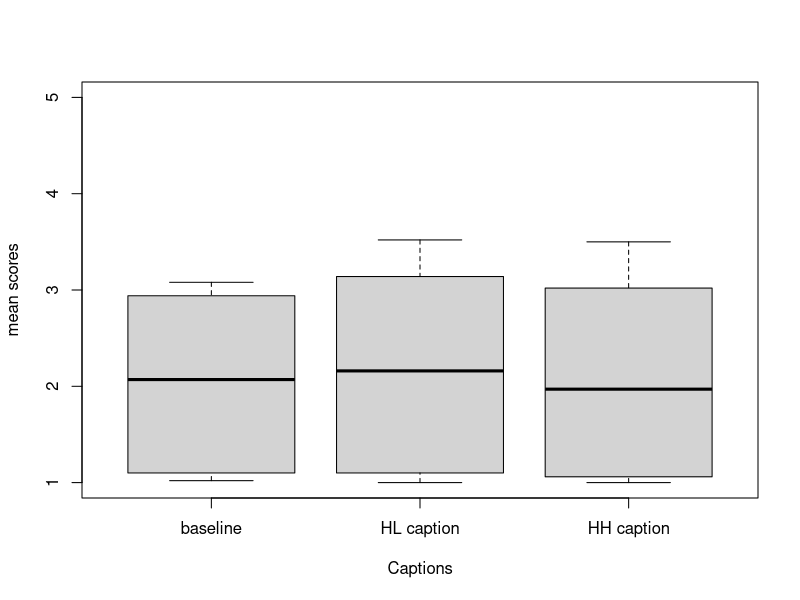
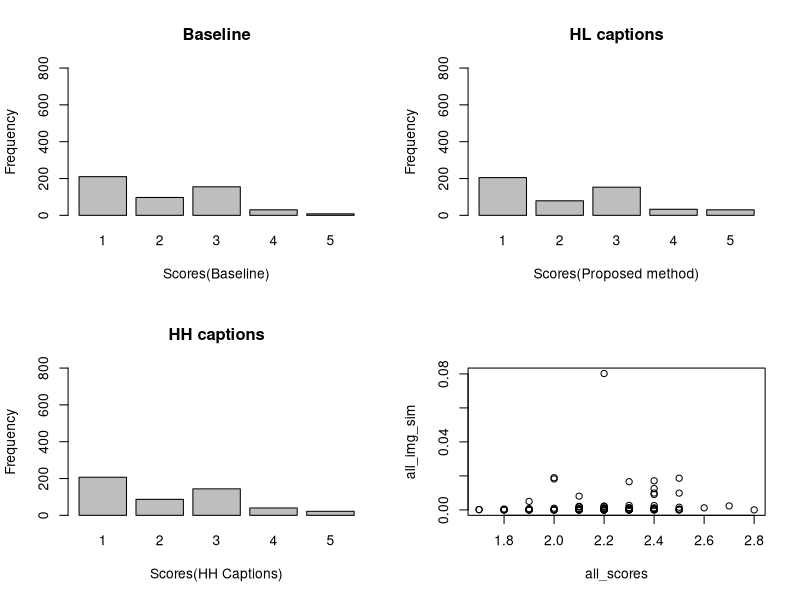
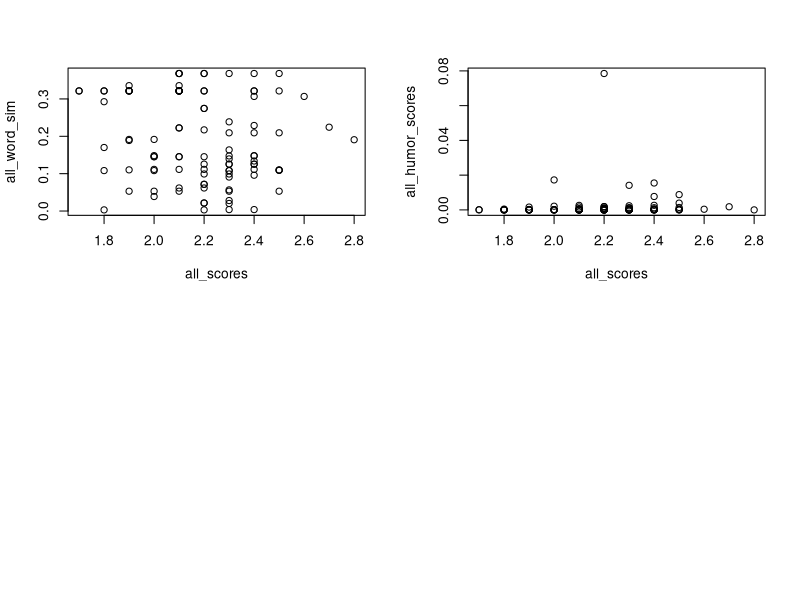
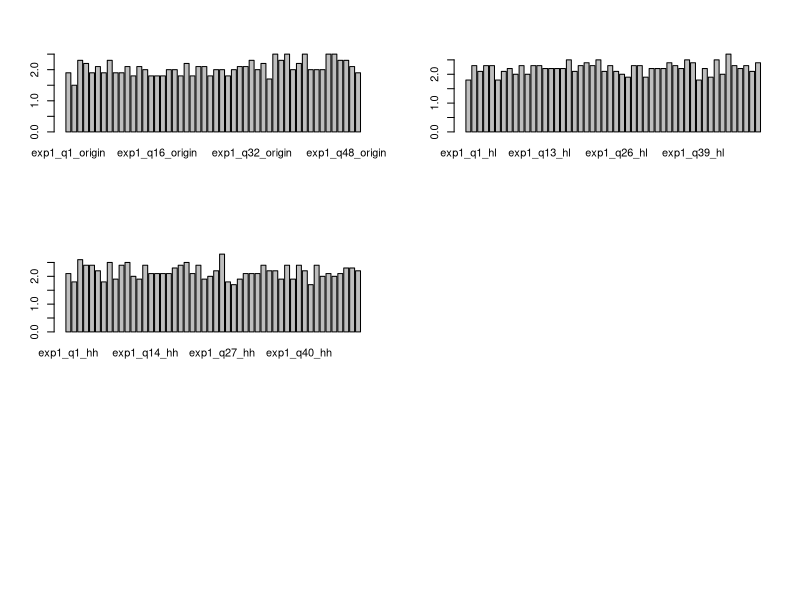

Recreate these plots in R, in order. (Note: this script raises an error after producing the figures.)
setwd('~/../../../media/matasuke/Ubuntu01/Projects/Humor_Generator/experiments/analysis/data/exp2_1/')
exp1 <- read.csv('exp1_result.csv')
pre_survey <- read.csv('pre_survey_result.csv')

proposed_data <- read.csv('experiment1.csv')
images <- proposed_data[c(2, 9:20)]

SQH_score <- apply(pre_survey[4:7], MARGIN=1, sum)
MSHS_score <- apply(pre_survey[8:11], MARGIN=1, sum)
pre_survey_scores <- cbind(pre_survey[0:3], SQH_score, MSHS_score)

# bind scores with exp1
data <- merge(pre_survey_scores, exp1, by.x=c('age', 'name', 'sex'))

#remove data which age is more than 30.
data = subset(data, data$age < 30)

# row 6 canavo and 24 REMINDER62 are seems to not to be used
#because her score distribution is not goold. scores for original caption is highter than other caps.

EXP_NUM = 50
SUBJECT_NUM=length(data[,1])
SIMS = c('origin', 'hl', 'hh')

# calculate sum of all subjects for each sims
humor_scores = data.frame(data[1:5])
for(i in SIMS){
  label = paste('cap_', i, sep="")
  score = 0
  for(j in 1:EXP_NUM){
    name = paste('exp1_q', j, '_', i, sep="")
    score = score + data[name]
  }
  colnames(score) <- label
  humor_scores = data.frame(humor_scores, score)
  #transform(humor_scores, label=score)
}

cap_scores_sum = humor_scores[6:8]
# has to validate normality.
# 大数の法則により，正規分布になっているはず

cap_scores_mean = cap_scores_sum / EXP_NUM


#mean scores by col
summary(cap_scores_mean)
each_cap_mean = apply(cap_scores_mean, MARGIN=2, mean)

#boxplot
par(mfrow=c(1,1))
boxplot(cap_scores_mean, names=c('baseline', 'HL caption', 'HH caption'), xlab="Captions", ylab="mean scores", ylim=c(1,5))


origin = cap_scores_mean$cap_origin
hl = cap_scores_mean$cap_hl
hh = cap_scores_mean$cap_hh

t.test(hl, hh, paired = TRUE)

# Two factor analysis of variance

# here just need to check difference between origin caps and hl captions.
# origin caps
origin_caps = data.frame(data[1:3])
hl_caps = data.frame(data[1:3])
hh_caps = data.frame(data[1:3])
for(i in 1:EXP_NUM){
  name = paste('exp1_q', i, '_origin', sep="")
  origin_caps = data.frame(origin_caps, data[name])
  
  name = paste('exp1_q', i, '_hl', sep="")
  hl_caps = data.frame(hl_caps, data[name])
  
  name = paste('exp1_q', i, '_hh', sep="")
  hh_caps = data.frame(hh_caps, data[name])
}


# calculate frequency of each similarities
origin_count = c()
hl_count = c()
hh_count = c()
for(i in 1:SUBJECT_NUM){
  origin_count = append(origin_count, as.numeric(origin_caps[i, 4:53]))
  hl_count = append(hl_count, as.numeric(hl_caps[i, 4:53]))
  hh_count = append(hh_count, as.numeric(hh_caps[i, 4:53]))
}
origin_freq = table(origin_count)
hl_freq = table(hl_count)
hh_freq = table(hh_count)


# create each freq barplot
par(mfrow=c(2,2))
#par(mfrow=c(1,2))
barplot(origin_freq, main="Baseline", xlab="Scores(Baseline)" , ylab="Frequency", ylim=c(0,800))
barplot(hl_freq, main="HL captions", xlab="Scores(Proposed method)" , ylab="Frequency", ylim=c(0,800))
barplot(hh_freq, main="HH captions", xlab="Scores(HH Captions)" , ylab="Frequency", ylim=c(0,800))

#friedman test and Wilcoxon signed rank test
#install.packages("exactRankTests", repos="http://cran.ism.ac.jp/")
library(exactRankTests)


#create list to collect each sims scores for all subjects.

origin_all_scores = c()
hl_all_scores = c()
hh_all_scores = c()
for(i in 4:length(origin_caps)){
  origin_all_scores = c(origin_all_scores, origin_caps[,i])
  hl_all_scores = c(hl_all_scores, hl_caps[,i])
  hh_all_scores = c(hh_all_scores, hh_caps[,i])
}



# calculate wilcox.exact by above data
wilcox.exact(x=origin_all_scores,y=hl_all_scores,paired=T)　# there is difference
wilcox.exact(x=origin_all_scores,y=hh_all_scores,paired=T)　# there is difference
wilcox.exact(x=hl_all_scores,y=hh_all_scores,paired=T) # No difference

# Original captionｔとその他提案手法を含むcaption間では有意な差が見られたため，只のキャプションを提示するよりは，
# ユーザーのユーモア受容性が向上すると明らかになった

# その他のキャプションについては，LL caption と LH caption間で5%ｓ水準で有意な差があったため，画像間類似度がユーモアの受容性に関連する
# HL captionと HH captionに関しても 1%水準で有意な差があったため，単語間類似度がユーモアの受容性に関連する

#------------------------------------------------------------------------------------------------------------------------#
# cor
hl_humor_score = images['hl_humor_score']
hl_img_sim  = images['hl_img_sim']
hl_word_sim = images['hl_word_sim']
each_hl_mean_score = as.numeric(apply(hl_caps[4:53], MARGIN=2, mean))
cor(hl_img_sim, each_hl_mean_score)
cor(hl_word_sim, each_hl_mean_score)
cor(hl_humor_score, each_hl_mean_score)

hh_humor_score = images['hh_humor_score']
hh_img_sim = images['hh_img_sim']
hh_word_sim = images['hh_word_sim']
each_hh_mean_score = as.numeric(apply(hh_caps[4:53], MARGIN=2, mean))
cor(hh_humor_score, each_hh_mean_score)
cor(hh_img_sim, each_hh_mean_score)
cor(hh_word_sim, each_hh_mean_score)


# calc scores based on img sim
all_scores <- c(each_hl_mean_score, each_hh_mean_score)
all_humor_scores <- c(hl_humor_score[,1], hh_humor_score[,1])
all_img_sim <- c(hl_img_sim[,1], hh_img_sim[,1])
all_word_sim <- c(hl_word_sim[,1], hh_word_sim[,1])
cor(all_scores, all_img_sim)
cor(all_scores, all_word_sim)
cor(all_scores, all_humor_scores)

plot(all_scores, all_img_sim)
plot(all_scores, all_word_sim)
plot(all_scores, all_humor_scores)

#-------------------------------------------------------------------------------------------------------------------#

#each mean sim scores by images.
origin_scores = apply(origin_caps[4:53], MARGIN=2, mean)
hl_scores = apply(hl_caps[4:53], MARGIN=2, mean) # q12 is max
hh_scores = apply(hh_caps[4:53], MARGIN=2, mean) # q10 is max
par(mfrow=c(3,2))
barplot(origin_scores)
barplot(hl_scores)
barplot(hh_scores)

max(hl_scores)
max(hh_scores)




#analize based on SQH and MSHS scores-----------------------------------------------------------------------------------#

#based on SQH and MSHS scores
SQH_low_group = subset(humor_scores, humor_scores$SQH_score <= 8)
SQH_high_group = subset(humor_scores, humor_scores$SQH_score >= 9)
MSHS_low_group = subset(humor_scores, humor_scores$MSHS_score <= 17)
MSHS_high_group = subset(humor_scores, humor_scores$MSHS_score >= 18)


# has to validate normality.
par(mfrow=c(2,2))

sqh_low_group_scores_mean = SQH_low_group[6:8] / EXP_NUM
SQH_low_group_mean = cbind(SQH_low_group[1:5], sqh_low_group_scores_mean)
summary(SQH_low_group_mean[6:8])
boxplot(SQH_low_group_mean[6:8], main="SQH low group", names=c('baseline', 'HL caption', 'HH caption'), xlab="Captions", ylab="mean scores")

sqh_high_group_scores_mean = SQH_high_group[6:8] / EXP_NUM
SQH_high_group_mean = cbind(SQH_high_group[1:5], sqh_high_group_scores_mean)
summary(SQH_high_group_mean[6:8])
boxplot(SQH_high_group_mean[6:8], main="SQH high group", names=c('baseline',  'HL caption', 'HH caption'), xlab="Captions", ylab="mean scores")

MSHS_low_group_scores_mean = MSHS_low_group[6:8] / EXP_NUM
MSHS_low_group_mean = cbind(MSHS_low_group[1:5], MSHS_low_group_scores_mean)
summary(MSHS_low_group_mean[6:8])
boxplot(MSHS_low_group_mean[6:8], main="MSHS low group", names=c('baseline', 'HL caption', 'HH caption'), xlab="Captions", ylab="mean scores")

MSHS_high_group_scores_mean = MSHS_high_group[6:8] / EXP_NUM
MSHS_high_group_mean = cbind(MSHS_high_group[1:5], MSHS_high_group_scores_mean)
summary(MSHS_high_group_mean[6:8])
boxplot(MSHS_high_group_mean[6:8], main="MSHS high group", names=c('baseline', 'HL caption', 'HH caption'), xlab="Captions", ylab="mean scores")


# all data based on SQH and MSHS scores
SQH_low_group_data = subset(data, data$SQH_score <= 8)
SQH_high_group_data = subset(data, data$SQH_score >= 9)
MSHS_low_group_data = subset(data, data$MSHS_score <= 15)
MSHS_high_group_data = subset(data, data$MSHS_score >= 16)


## SQH low group ---------------------------------------------------------------------------------------
#each sim mean scores per subjects
SQH_LOW_SUBJECT_NUM=length(SQH_low_group_data[,1])

SQH_low_origin_caps = data.frame(SQH_low_group_data[1:3])
SQH_low_ll_caps = data.frame(SQH_low_group_data[1:3])
SQH_low_lh_caps = data.frame(SQH_low_group_data[1:3])
SQH_low_hl_caps = data.frame(SQH_low_group_data[1:3])
SQH_low_hh_caps = data.frame(SQH_low_group_data[1:3])
for(i in 1:EXP_NUM){
  name = paste('exp1_q', i, '_origin', sep="")
  SQH_low_origin_caps = data.frame(SQH_low_origin_caps, SQH_low_group_data[name])
  
  name = paste('exp1_q', i, '_hl', sep="")
  SQH_low_hl_caps = data.frame(SQH_low_hl_caps, SQH_low_group_data[name])
  
  name = paste('exp1_q', i, '_hh', sep="")
  SQH_low_hh_caps = data.frame(SQH_low_hh_caps, SQH_low_group_data[name])
}


# calculate frequency of each similarities
SQH_low_origin_count = c()
SQH_low_hl_count = c()
SQH_low_hh_count = c()
for(i in 1:SQH_LOW_SUBJECT_NUM){
  SQH_low_origin_count = append(SQH_low_origin_count, as.numeric(SQH_low_origin_caps[i, 4:53]))
  SQH_low_hl_count = append(SQH_low_hl_count, as.numeric(SQH_low_hl_caps[i, 4:53]))
  SQH_low_hh_count = append(SQH_low_hh_count, as.numeric(SQH_low_hh_caps[i, 4:53]))
}
SQH_low_origin_freq = table(SQH_low_origin_count)
SQH_low_hl_freq = table(SQH_low_hl_count)
SQH_low_hh_freq = table(SQH_low_hh_count)


# create each freq barplot
par(mfrow=c(3,2))
#par(mfrow=c(1,2))
barplot(SQH_low_origin_freq, main="Baseline", xlab="Scores(Baseline)" , ylab="Frequency", ylim=c(0,800))
barplot(SQH_low_hl_freq, main="HL captions", xlab="Scores(Proposed method)" , ylab="Frequency", ylim=c(0,800))
barplot(SQH_low_hh_freq, main="HH captions", xlab="Scores(HH Captions)" , ylab="Frequency", ylim=c(0,800))


#create list to collect each sims scores for all subjects.

SQH_low_origin_all_scores = c()
SQH_low_hl_all_scores = c()
SQH_low_hh_all_scores = c()
for(i in 4:length(SQH_low_origin_caps)){
  SQH_low_origin_all_scores = c(SQH_low_origin_all_scores, SQH_low_origin_caps[,i])
  SQH_low_hl_all_scores = c(SQH_low_hl_all_scores, SQH_low_hl_caps[,i])
  SQH_low_hh_all_scores = c(SQH_low_hh_all_scores, SQH_low_hh_caps[,i])
}



# calculate wilcox.exact by above data
wilcox.exact(x=SQH_low_origin_all_scores,y=SQH_low_hl_all_scores,paired=T)　# there is difference
wilcox.exact(x=SQH_low_origin_all_scores,y=SQH_low_hh_all_scores,paired=T)　# there is difference
wilcox.exact(x=SQH_low_hl_all_scores,y=SQH_low_hh_all_scores,paired=T) # There is difference between hl caps and hh caps p < 0.05



#----------------------------------------------------------------------------------------------------------

## SQH high group-----------------------------------------------------------------------------------------

#each sim mean scores per subjects
SQH_HIGH_SUBJECT_NUM=length(SQH_high_group_data[,1])

SQH_high_origin_caps = data.frame(SQH_high_group_data[1:3])
SQH_high_hl_caps = data.frame(SQH_high_group_data[1:3])
SQH_high_hh_caps = data.frame(SQH_high_group_data[1:3])

for(i in 1:EXP_NUM){
  name = paste('exp1_q', i, '_origin', sep="")
  SQH_high_origin_caps = data.frame(SQH_high_origin_caps, SQH_high_group_data[name])
  
  name = paste('exp1_q', i, '_hl', sep="")
  SQH_high_hl_caps = data.frame(SQH_high_hl_caps, SQH_high_group_data[name])
  
  name = paste('exp1_q', i, '_hh', sep="")
  SQH_high_hh_caps = data.frame(SQH_high_hh_caps, SQH_high_group_data[name])
}

# calculate frequency of each similarities
SQH_high_origin_count = c()
SQH_high_hl_count = c()
SQH_high_hh_count = c()
for(i in 1:SQH_LOW_SUBJECT_NUM){
  SQH_high_origin_count = append(SQH_high_origin_count, as.numeric(SQH_high_origin_caps[i, 4:53]))
  SQH_high_hl_count = append(SQH_high_hl_count, as.numeric(SQH_high_hl_caps[i, 4:53]))
  SQH_high_hh_count = append(SQH_high_hh_count, as.numeric(SQH_high_hh_caps[i, 4:53]))
}
SQH_high_origin_freq = table(SQH_high_origin_count)
SQH_high_hl_freq = table(SQH_high_hl_count)
SQH_high_hh_freq = table(SQH_high_hh_count)


# create each freq barplot
par(mfrow=c(3,2))
barplot(SQH_high_origin_freq, main="Baseline", xlab="Scores(Baseline)", ylab="Frequency", ylim=c(0,800))
barplot(SQH_high_hl_freq, main="HL captions", xlab="Scores(Proposed method)", ylab="Frequency", ylim=c(0,800))
barplot(SQH_high_hh_freq, main="HH captions", xlab="Scores(HH Captions)", ylab="Frequency", ylim=c(0,800))


#create list to collect each sims scores for all subjects.

SQH_high_origin_all_scores = c()
SQH_high_hl_all_scores = c()
SQH_high_hh_all_scores = c()
for(i in 4:length(SQH_low_origin_caps)){
  SQH_high_origin_all_scores = c(SQH_high_origin_all_scores, SQH_high_origin_caps[,i])
  SQH_high_hl_all_scores = c(SQH_high_hl_all_scores, SQH_high_hl_caps[,i])
  SQH_high_hh_all_scores = c(SQH_high_hh_all_scores, SQH_high_hh_caps[,i])
}



# calculate wilcox.exact by above data
wilcox.exact(x=SQH_high_origin_all_scores,y=SQH_high_hl_all_scores,paired=T)　# there is difference
wilcox.exact(x=SQH_high_origin_all_scores,y=SQH_high_hh_all_scores,paired=T)　# there is difference
wilcox.exact(x=SQH_high_hl_all_scores,y=SQH_high_hh_all_scores,paired=T) # There is difference between hl caps and hh caps p < 0.05





#---------------------------------------------------------------------------------------------------------

## MSHS low group ---------------------------------------------------------------------------------------
#each sim mean scores per subjects
MSHS_LOW_SUBJECT_NUM=length(MSHS_low_group_data[,1])

MSHS_low_origin_caps = data.frame(MSHS_low_group_data[1:3])
MSHS_low_hl_caps = data.frame(MSHS_low_group_data[1:3])
MSHS_low_hh_caps = data.frame(MSHS_low_group_data[1:3])

for(i in 1:EXP_NUM){
  name = paste('exp1_q', i, '_origin', sep="")
  MSHS_low_origin_caps = data.frame(MSHS_low_origin_caps, MSHS_low_group_data[name])

  name = paste('exp1_q', i, '_hl', sep="")
  MSHS_low_hl_caps = data.frame(MSHS_low_hl_caps, MSHS_low_group_data[name])
  
  name = paste('exp1_q', i, '_hh', sep="")
  MSHS_low_hh_caps = data.frame(MSHS_low_hh_caps, MSHS_low_group_data[name])
}


# calculate frequency of each similarities
MSHS_low_origin_count = c()
MSHS_low_hl_count = c()
MSHS_low_hh_count = c()
for(i in 1:MSHS_LOW_SUBJECT_NUM){
  MSHS_low_origin_count = append(MSHS_low_origin_count, as.numeric(MSHS_low_origin_caps[i, 4:53]))
  MSHS_low_hl_count = append(MSHS_low_hl_count, as.numeric(MSHS_low_hl_caps[i, 4:53]))
  MSHS_low_hh_count = append(MSHS_low_hh_count, as.numeric(MSHS_low_hh_caps[i, 4:53]))
}
MSHS_low_origin_freq = table(MSHS_low_origin_count)
MSHS_low_hl_freq = table(MSHS_low_hl_count)
MSHS_low_hh_freq = table(MSHS_low_hh_count)


# create each freq barplot
par(mfrow=c(3,2))
#par(mfrow=c(1,2))
barplot(MSHS_low_origin_freq, main="Baseline", xlab="Scores(Baseline)" , ylab="Frequency", ylim=c(0,800))
barplot(MSHS_low_hl_freq, main="HL captions", xlab="Scores(Proposed method)" , ylab="Frequency", ylim=c(0,800))
barplot(MSHS_low_hh_freq, main="HH captions", xlab="Scores(HH Captions)" , ylab="Frequency", ylim=c(0,800))


#create list to collect each sims scores for all subjects.

MSHS_low_origin_all_scores = c()
MSHS_low_hl_all_scores = c()
MSHS_low_hh_all_scores = c()
for(i in 4:length(MSHS_low_origin_caps)){
  MSHS_low_origin_all_scores = c(MSHS_low_origin_all_scores, MSHS_low_origin_caps[,i])
  MSHS_low_hl_all_scores = c(MSHS_low_hl_all_scores, MSHS_low_hl_caps[,i])
  MSHS_low_hh_all_scores = c(MSHS_low_hh_all_scores, MSHS_low_hh_caps[,i])
}



# calculate wilcox.exact by above data
wilcox.exact(x=MSHS_low_origin_all_scores, y=MSHS_low_hl_all_scores, paired=T)　# there is difference
wilcox.exact(x=MSHS_low_origin_all_scores, y=MSHS_low_hh_all_scores, paired=T)　# there is difference
wilcox.exact(x=MSHS_low_hl_all_scores, y=MSHS_low_hh_all_scores, paired=T) # There is difference between hl caps and hh caps p < 0.05


#----------------------------------------------------------------------------------------------------------

## MSHS high group ---------------------------------------------------------------------------------------

#each sim mean scores per subjects
MSHS_HIGH_SUBJECT_NUM=length(MSHS_high_group_data[,1])

MSHS_high_origin_caps = data.frame(MSHS_high_group_data[1:3])
MSHS_high_hl_caps = data.frame(MSHS_high_group_data[1:3])
MSHS_high_hh_caps = data.frame(MSHS_high_group_data[1:3])

for(i in 1:EXP_NUM){
  name = paste('exp1_q', i, '_origin', sep="")
  MSHS_high_origin_caps = data.frame(MSHS_high_origin_caps, MSHS_high_group_data[name])
  
  name = paste('exp1_q', i, '_hl', sep="")
  MSHS_high_hl_caps = data.frame(MSHS_high_hl_caps, MSHS_high_group_data[name])
  
  name = paste('exp1_q', i, '_hh', sep="")
  MSHS_high_hh_caps = data.frame(MSHS_high_hh_caps, MSHS_high_group_data[name])
}

# calculate frequency of each similarities
MSHS_high_origin_count = c()
MSHS_high_hl_count = c()
MSHS_high_hh_count = c()
for(i in 1:MSHS_LOW_SUBJECT_NUM){
  MSHS_high_origin_count = append(MSHS_high_origin_count, as.numeric(MSHS_high_origin_caps[i, 4:53]))
  MSHS_high_hl_count = append(MSHS_high_hl_count, as.numeric(MSHS_high_hl_caps[i, 4:53]))
  MSHS_high_hh_count = append(MSHS_high_hh_count, as.numeric(MSHS_high_hh_caps[i, 4:53]))
}
MSHS_high_origin_freq = table(MSHS_high_origin_count)
MSHS_high_hl_freq = table(MSHS_high_hl_count)
MSHS_high_hh_freq = table(MSHS_high_hh_count)


# create each freq barplot
par(mfrow=c(3,2))
barplot(MSHS_high_origin_freq, main="Baseline", xlab="Scores(Baseline)", ylab="Frequency", ylim=c(0,800))
barplot(MSHS_high_hl_freq, main="HL captions", xlab="Scores(Proposed method)", ylab="Frequency", ylim=c(0,800))
barplot(MSHS_high_hh_freq, main="HH captions", xlab="Scores(HH Captions)", ylab="Frequency", ylim=c(0,800))


#create list to collect each sims scores for all subjects.

MSHS_high_origin_all_scores = c()
MSHS_high_hl_all_scores = c()
MSHS_high_hh_all_scores = c()
for(i in 4:length(MSHS_high_origin_caps)){
  MSHS_high_origin_all_scores = c(MSHS_high_origin_all_scores, MSHS_high_origin_caps[,i])
  MSHS_high_hl_all_scores = c(MSHS_high_hl_all_scores, MSHS_high_hl_caps[,i])
  MSHS_high_hh_all_scores = c(MSHS_high_hh_all_scores, MSHS_high_hh_caps[,i])
}



# calculate wilcox.exact by above data
wilcox.exact(x=MSHS_high_origin_all_scores,y=MSHS_high_hl_all_scores,paired=T)　# there is difference
wilcox.exact(x=MSHS_high_origin_all_scores,y=MSHS_high_hh_all_scores,paired=T)　# there is difference
wilcox.exact(x=MSHS_high_hl_all_scores,y=MSHS_high_hh_all_scores,paired=T) # There is difference between hl caps and hh caps p < 0.05


#----------------------------------------------------------------------------------------------------------




# SHQ high and MSHS high group ----------------------------------------------------------------------------
#SQH high and MSHS low

#SQHだけを設定して，SQHが高いほどユーモアへのスコアが高くなる

# MSHSを15以上,18以下, SQHを12以上にすると平均値が高いが MSHSを19い以下にすると平均値がだだ下がり
# ユーモアを適度に好む人はユーモアへの審査が厳しいと分かる

SQH_high_and_MSHS_high_group = subset(humor_scores, humor_scores$SQH_score >= 10 & humor_scores$MSHS_score <= 18 & humor_scores$MSHS_score >= 15)

par(mfrow=c(1,1))

SQH_high_and_MSHS_high_group_scores_mean = SQH_high_and_MSHS_high_group[6:8] / EXP_NUM
SQH_high_and_MSHS_high_group_mean = cbind(SQH_high_and_MSHS_high_group[1:5], SQH_high_and_MSHS_high_group_scores_mean)
summary(SQH_high_and_MSHS_high_group_mean[6:8])
boxplot(SQH_high_and_MSHS_high_group_mean[6:8], main="SQH high and SHSQ high group", names=c('baseline', 'HL caption', 'HH caption'), xlab="Captions", ylab="mean scores")

#SQH_high_and_MSHS_high_group_data = subset(data, data$SQH_score >= 10 & data$MSHS_score >= 12 & humor_scores$MSHS_score <= 17)
SQH_high_and_MSHS_high_group_data = subset(data, data$SQH_score >= 12 & humor_scores$MSHS_score <= 18)

SQH_HIGH_and_MSHS_HIGH_SUBJECT_NUM=length(SQH_high_and_MSHS_high_group[,1])

#each sim mean scores per subjects
SQH_high_and_MSHS_high_origin_caps = data.frame(SQH_high_and_MSHS_high_group_data[1:3])
SQH_high_and_MSHS_high_ll_caps = data.frame(SQH_high_and_MSHS_high_group_data[1:3])
SQH_high_and_MSHS_high_lh_caps = data.frame(SQH_high_and_MSHS_high_group_data[1:3])
SQH_high_and_MSHS_high_hl_caps = data.frame(SQH_high_and_MSHS_high_group_data[1:3])
SQH_high_and_MSHS_high_hh_caps = data.frame(SQH_high_and_MSHS_high_group_data[1:3])

for(i in 1:EXP_NUM){
  name = paste('exp1_q', i, '_origin', sep="")
  SQH_high_and_MSHS_high_origin_caps = data.frame(SQH_high_and_MSHS_high_origin_caps, SQH_high_and_MSHS_high_group_data[name])
  
  name = paste('exp1_q', i, '_hl', sep="")
  SQH_high_and_MSHS_high_hl_caps = data.frame(SQH_high_and_MSHS_high_hl_caps, SQH_high_and_MSHS_high_group_data[name])
  
  name = paste('exp1_q', i, '_hh', sep="")
  SQH_high_and_MSHS_high_hh_caps = data.frame(SQH_high_and_MSHS_high_hh_caps, SQH_high_and_MSHS_high_group_data[name])
}

# calculate frequency of each similarities
SQH_high_and_MSHS_high_origin_count = c()
SQH_high_and_MSHS_high_hl_count = c()
SQH_high_and_MSHS_high_hh_count = c()
for(i in 1:SQH_HIGH_and_MSHS_HIGH_SUBJECT_NUM){
  SQH_high_and_MSHS_high_origin_count = append(SQH_high_and_MSHS_high_origin_count, as.numeric(SQH_high_and_MSHS_high_origin_caps[i, 4:53]))
  SQH_high_and_MSHS_high_hl_count = append(SQH_high_and_MSHS_high_hl_count, as.numeric(SQH_high_and_MSHS_high_hl_caps[i, 4:53]))
  SQH_high_and_MSHS_high_hh_count = append(SQH_high_and_MSHS_high_hh_count, as.numeric(SQH_high_and_MSHS_high_hh_caps[i, 4:53]))
}
SQH_high_and_MSHS_high_origin_freq = table(SQH_high_and_MSHS_high_origin_count)
SQH_high_and_MSHS_high_hl_freq = table(SQH_high_and_MSHS_high_hl_count)
SQH_high_and_MSHS_high_hh_freq = table(SQH_high_and_MSHS_high_hh_count)


# create each freq barplot
par(mfrow=c(3,2))
barplot(SQH_high_and_MSHS_high_origin_freq, main="Baseline", xlab="Scores(Baseline)", ylab="Frequency", ylim=c(0,800))
barplot(SQH_high_and_MSHS_high_hl_freq, main="HL captions", xlab="Scores(Proposed method)", ylab="Frequency", ylim=c(0,800))
barplot(SQH_high_and_MSHS_high_hh_freq, main="HH captions", xlab="Scores(HH Captions)", ylab="Frequency", ylim=c(0,800))


#create list to collect each sims scores for all subjects.

SQH_high_and_MSHS_high_origin_all_scores = c()
SQH_high_and_MSHS_high_hl_all_scores = c()
SQH_high_and_MSHS_high_hh_all_scores = c()
for(i in 4:length(SQH_high_and_MSHS_high_origin_caps)){
  SQH_high_and_MSHS_high_origin_all_scores = c(SQH_high_and_MSHS_high_origin_all_scores, SQH_high_and_MSHS_high_origin_caps[,i])
  SQH_high_and_MSHS_high_hl_all_scores = c(SQH_high_and_MSHS_high_hl_all_scores, SQH_high_and_MSHS_high_hl_caps[,i])
  SQH_high_and_MSHS_high_hh_all_scores = c(SQH_high_and_MSHS_high_hh_all_scores, SQH_high_and_MSHS_high_hh_caps[,i])
}



# calculate wilcox.exact by above data
wilcox.exact(x=SQH_high_and_MSHS_high_origin_all_scores,y=SQH_high_and_MSHS_high_hl_all_scores,paired=T)　# there is difference
wilcox.exact(x=SQH_high_and_MSHS_high_origin_all_scores,y=SQH_high_and_MSHS_high_hh_all_scores,paired=T)　# there is difference
wilcox.exact(x=SQH_high_and_MSHS_high_hl_all_scores,y=SQH_high_and_MSHS_high_hh_all_scores,paired=T) # There is difference between hl caps and hh caps p < 0.05











#画像間類似度はユーモアの受容性に還元していることが判明したため，高画像間類似度のものだけで再検定

high_img_sim_list = c(3,4,10, 13, 15, 16, 20, 21, 23, 29, 33, 34, 39, 43, 44)
H_IMG_NUM = length(high_img_sim_list)

humor_scores_high_img_sim_ones = data.frame(data[1:5])
for(i in SIMS){
  label = paste('cap_', i, sep="")
  score = 0
  for(j in high_img_sim_list){
    name = paste('exp1_q', j, '_', i, sep="")
    score = score + data[name]
  }
  colnames(score) <- label
  humor_scores_high_img_sim_ones = data.frame(humor_scores_high_img_sim_ones, score)
  #transform(humor_scores, label=score)
}

high_img_sim_cap_scores_sum = humor_scores_high_img_sim_ones[6:10]
# has to validate normality.
# 大数の法則により，正規分布になっているはず

high_img_sim_cap_scores_mean = high_img_sim_cap_scores_sum / H_IMG_NUM


#mean scores by col
summary(high_img_sim_cap_scores_mean)
high_img_sim_each_cap_mean = apply(high_img_sim_cap_scores_mean, MARGIN=2, mean)

#boxplot
par(mfrow=c(1,1))
boxplot(high_img_sim_cap_scores_mean, names=c('baseline', 'HL caption', 'HH caption'), xlab="Captions", ylab="mean scores", ylim=c(1,4))

h_origin_caps = data.frame(data[1:3])
h_hl_caps = data.frame(data[1:3])
h_hh_caps = data.frame(data[1:3])
for(i in high_img_sim_list){
  name = paste('exp1_q', i, '_origin', sep="")
  h_origin_caps = data.frame(h_origin_caps, data[name])
  
  name = paste('exp1_q', i, '_hl', sep="")
  h_hl_caps = data.frame(h_hl_caps, data[name])
  
  name = paste('exp1_q', i, '_hh', sep="")
  h_hh_caps = data.frame(h_hh_caps, data[name])
}


# calculate frequency of each similarities
h_origin_count = c()
h_ll_count = c()
h_lh_count = c()
h_hl_count = c()
h_hh_count = c()
for(i in 1:SUBJECT_NUM){
  h_origin_count = append(h_origin_count, as.numeric(h_origin_caps[i, 4:18]))
  h_hl_count = append(h_hl_count, as.numeric(h_hl_caps[i, 4:18]))
  h_hh_count = append(h_hh_count, as.numeric(h_hh_caps[i, 1:18]))
}
h_origin_freq = table(h_origin_count)
h_hl_freq = table(h_hl_count)
h_hh_freq = table(h_hh_count)


# create each freq barplot
par(mfrow=c(3,2))
#par(mfrow=c(1,2))
barplot(h_origin_freq, main="Baseline", xlab="Scores(Baseline)" , ylab="Frequency", ylim=c(0,800))
barplot(h_hl_freq, main="HL captions", xlab="Scores(Proposed method)" , ylab="Frequency", ylim=c(0,800))
barplot(h_hh_freq, main="HH captions", xlab="Scores(HH Captions)" , ylab="Frequency", ylim=c(0,800))


#create list to collect each sims scores for all subjects.

h_origin_all_scores = c()
h_hl_all_scores = c()
h_hh_all_scores = c()
for(i in 4:length(h_origin_caps)){
  h_origin_all_scores = c(h_origin_all_scores, h_origin_caps[,i])
  h_hl_all_scores = c(h_hl_all_scores, h_hl_caps[,i])
  h_hh_all_scores = c(h_hh_all_scores, h_hh_caps[,i])
}



# calculate wilcox.exact by above data
wilcox.exact(x=h_origin_all_scores,y=h_hl_all_scores,paired=T)　# there is difference
wilcox.exact(x=h_origin_all_scores,y=h_hh_all_scores,paired=T)　# there is difference
wilcox.exact(x=h_hl_all_scores,y=h_hh_all_scores,paired=T) # No difference










# plot for each subject scores based on sim
library(scatterplot3d)
par(mfrow=c(1,1))

hl_caps_word_sim = c(images['hl_word_sim'][,1])
hh_caps_word_sim = c(images['hh_word_sim'][,1])

all_img_sims = c(ll_caps_word_sim, lh_caps_word_sim, hl_caps_word_sim, hh_caps_word_sim)

hl_caps_img_sim = c(images['hl_img_sim'][,1])
hh_caps_img_sim = c(images['hh_img_sim'][,1])

all_word_sims = c(ll_caps_img_sim, lh_caps_img_sim, hl_caps_img_sim, hh_caps_img_sim)


# origin_caps
# ll_caps
# lh_caps
# hl_caps
# hh_caps

subject1_scores = c(ll_caps[1, 4:53], lh_caps[1, 4:53], hl_caps[1, 4:53], hh_caps[1, 4:53])
subject2_scores = c(ll_caps[2, 4:53], lh_caps[2, 4:53], hl_caps[2, 4:53], hh_caps[2, 4:53])
subject3_scores = c(ll_caps[3, 4:53], lh_caps[3, 4:53], hl_caps[3, 4:53], hh_caps[3, 4:53])
subject4_scores = c(ll_caps[4, 4:53], lh_caps[4, 4:53], hl_caps[4, 4:53], hh_caps[4, 4:53])
subject5_scores = c(ll_caps[5, 4:53], lh_caps[5, 4:53], hl_caps[5, 4:53], hh_caps[5, 4:53])
subject6_scores = c(ll_caps[6, 4:53], lh_caps[6, 4:53], hl_caps[6, 4:53], hh_caps[6, 4:53])
subject7_scores = c(ll_caps[7, 4:53], lh_caps[7, 4:53], hl_caps[7, 4:53], hh_caps[7, 4:53])
subject8_scores = c(ll_caps[8, 4:53], lh_caps[8, 4:53], hl_caps[8, 4:53], hh_caps[8, 4:53])
subject9_scores = c(ll_caps[9, 4:53], lh_caps[9, 4:53], hl_caps[9, 4:53], hh_caps[9, 4:53])
subject10_scores = c(ll_caps[10, 4:53], lh_caps[10, 4:53], hl_caps[10, 4:53], hh_caps[10, 4:53])
subject11_scores = c(ll_caps[11, 4:53], lh_caps[11, 4:53], hl_caps[11, 4:53], hh_caps[11, 4:53])
subject12_scores = c(ll_caps[12, 4:53], lh_caps[12, 4:53], hl_caps[12, 4:53], hh_caps[12, 4:53])
subject13_scores = c(ll_caps[13, 4:53], lh_caps[13, 4:53], hl_caps[13, 4:53], hh_caps[13, 4:53])
subject14_scores = c(ll_caps[14, 4:53], lh_caps[14, 4:53], hl_caps[14, 4:53], hh_caps[14, 4:53])
subject15_scores = c(ll_caps[15, 4:53], lh_caps[15, 4:53], hl_caps[15, 4:53], hh_caps[15, 4:53])
subject16_scores = c(ll_caps[16, 4:53], lh_caps[16, 4:53], hl_caps[16, 4:53], hh_caps[16, 4:53])
subject17_scores = c(ll_caps[17, 4:53], lh_caps[17, 4:53], hl_caps[17, 4:53], hh_caps[17, 4:53])
subject18_scores = c(ll_caps[18, 4:53], lh_caps[18, 4:53], hl_caps[18, 4:53], hh_caps[18, 4:53])
subject19_scores = c(ll_caps[19, 4:53], lh_caps[19, 4:53], hl_caps[19, 4:53], hh_caps[19, 4:53])
subject20_scores = c(ll_caps[20, 4:53], lh_caps[20, 4:53], hl_caps[20, 4:53], hh_caps[20, 4:53])


scatterplot3d(ll_caps[1, 4:53], ll_caps_word_sim, ll_caps_img_sim)
scatterplot3d(ll_caps[1, 4:53], lh_caps_word_sim, lh_caps_img_sim)
scatterplot3d(ll_caps[1, 4:53], hl_caps_word_sim, hl_caps_img_sim)
scatterplot3d(ll_caps[1, 4:53], hh_caps_word_sim, hh_caps_img_sim)

scatterplot3d(subject1_scores ~ all_img_sims *all_word_sims)


scatterplot3d(ll_caps[2, 4:53], ll_caps_word_sim, ll_caps_img_sim)
scatterplot3d(ll_caps[2, 4:53], lh_caps_word_sim, lh_caps_img_sim)
scatterplot3d(ll_caps[2, 4:53], hl_caps_word_sim, hl_caps_img_sim)
scatterplot3d(ll_caps[2, 4:53], hh_caps_word_sim, hh_caps_img_sim)

scatterplot3d(subject2_scores ~ all_img_sims *all_word_sims)


scatterplot3d(subject3_scores ~ all_img_sims *all_word_sims)
scatterplot3d(subject4_scores ~ all_img_sims *all_word_sims)
scatterplot3d(subject5_scores ~ all_img_sims *all_word_sims)
scatterplot3d(subject6_scores ~ all_img_sims *all_word_sims)
scatterplot3d(subject7_scores ~ all_img_sims *all_word_sims)
scatterplot3d(subject8_scores ~ all_img_sims *all_word_sims)
scatterplot3d(subject9_scores ~ all_img_sims *all_word_sims)
scatterplot3d(subject10_scores ~ all_img_sims *all_word_sims)
scatterplot3d(subject11_scores ~ all_img_sims *all_word_sims)
scatterplot3d(subject12_scores ~ all_img_sims *all_word_sims)
scatterplot3d(subject13_scores ~ all_img_sims *all_word_sims)
scatterplot3d(subject14_scores ~ all_img_sims *all_word_sims)
scatterplot3d(subject15_scores ~ all_img_sims *all_word_sims)
scatterplot3d(subject16_scores ~ all_img_sims *all_word_sims)
scatterplot3d(subject17_scores ~ all_img_sims *all_word_sims)
scatterplot3d(subject18_scores ~ all_img_sims *all_word_sims)
scatterplot3d(subject19_scores ~ all_img_sims *all_word_sims)
scatterplot3d(subject20_scores ~ all_img_sims *all_word_sims)


plot(ll_caps_img_sim ,ll_caps[1, 4:53], xlim=c(0,0.00001), ylim=c(1,5), col=2)
par(new=T) 
plot(lh_caps_img_sim ,lh_caps[1, 4:53], xlim=c(0,0.00001), ylim=c(1,5), col=3)
par(new=T) 
plot(hl_caps_img_sim ,hl_caps[1, 4:53], xlim=c(0,0.00001), ylim=c(1,5), col=4)
par(new=T) 
plot(hh_caps_img_sim ,hh_caps[1, 4:53], xlim=c(0,0.00001), ylim=c(1,5), col=6)

plot.new()

plot(all_img_sims, subject2_scores)
plot(all_img_sims, subject3_scores)
plot(all_img_sims, subject4_scores)
plot(all_img_sims, subject5_scores)
plot(all_img_sims, subject6_scores)
plot(all_img_sims, subject7_scores)
plot(all_img_sims, subject8_scores)
plot(all_img_sims, subject9_scores)
plot(all_img_sims, subject10_scores)
plot(all_img_sims, subject11_scores)
plot(all_img_sims, subject12_scores)
plot(all_img_sims, subject13_scores)
plot(all_img_sims, subject14_scores)
plot(all_img_sims, subject15_scores)
plot(all_img_sims, subject16_scores)
plot(all_img_sims, subject17_scores)
plot(all_img_sims, subject18_scores)
plot(all_img_sims, subject19_scores)
plot(all_img_sims, subject20_scores)
